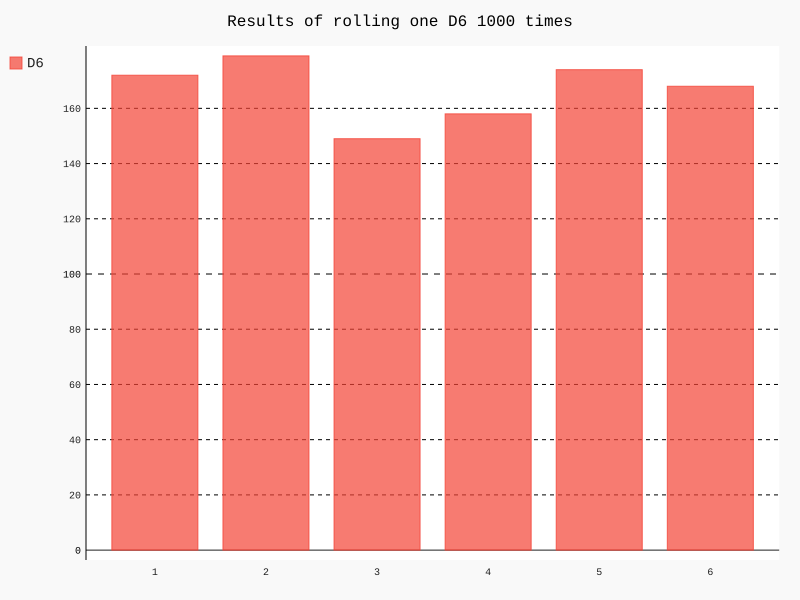

Generate this figure with Python:
import pygal

from die import Die

# initialize a six sided die
d6 = Die()

# roll the die for a no of times and store results
results = [d6.roll() for _ in range(1000)]

# analyze the resuls
frequencies = [results.count(side) for side in range(1, d6.num_sides + 1)]

# visualize results
hist = pygal.Bar()
hist.title = "Results of rolling one D6 1000 times"
hist.x_labels = [str(side) for side in range(1, d6.num_sides + 1)]
hist._x_title = "Result"
hist._y_title = 'Frequency of result'
hist.add('D6', frequencies)
hist.render_to_file('die_visual.svg')
